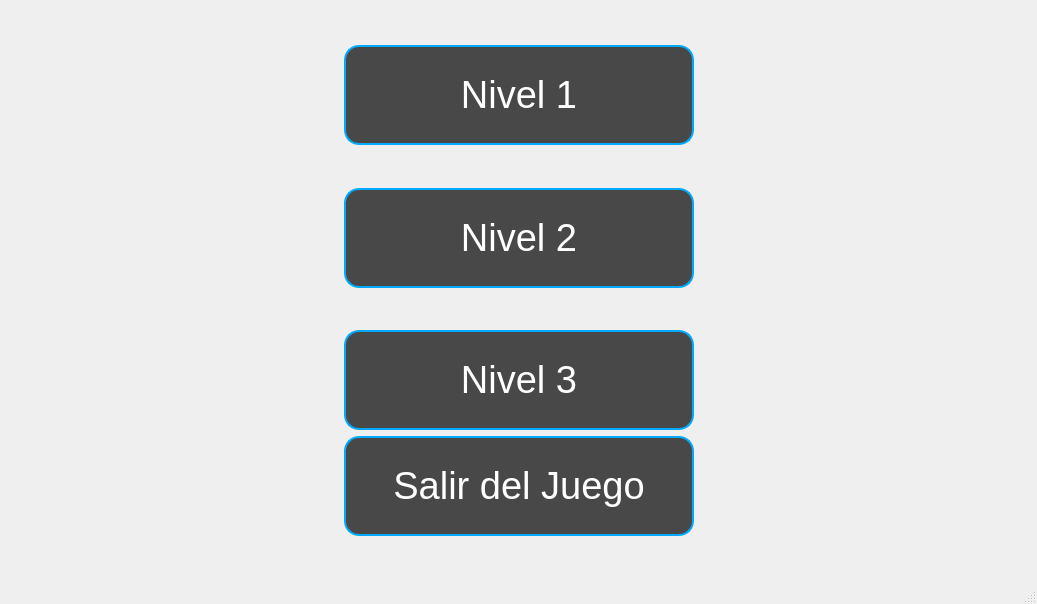
<?xml version="1.0" encoding="UTF-8"?>
<ui version="4.0">
 <class>MainWindow</class>
 <widget class="QMainWindow" name="MainWindow">
  <property name="geometry">
   <rect>
    <x>0</x>
    <y>0</y>
    <width>1037</width>
    <height>604</height>
   </rect>
  </property>
  <property name="windowTitle">
   <string>MainWindow</string>
  </property>
  <property name="styleSheet">
   <string notr="true">/* 1. ESTILO BASE DE LOS BOTONES */
QPushButton {
    background-color: rgba(0, 0, 0, 0.7); /* Negro semitransparente */
    color: white;                         /* Letra blanca */
    border: 2px solid #00aaff;            /* Borde azul brillante */
    border-radius: 15px;                  /* Borde REDONDEADO */
    padding: 10px 20px;                   /* Relleno para que se vean gorditos */
    font-family: &quot;Segoe UI Black&quot;;        /* Tipo de letra (Gruesa) */
    font-size: 38px;                      /* Tamaño de letra */
}

/* 2. CUANDO PASAS EL MOUSE POR ENCIMA (HOVER) */
QPushButton:hover {
    background-color: #00aaff;            /* El fondo se vuelve azul */
    color: black;                         /* La letra se vuelve negra */
    border: 2px solid white;              /* El borde se vuelve blanco */
}

/* 3. CUANDO HACES CLIC (PRESSED) */
QPushButton:pressed {
    background-color: #005577;            /* Azul más oscuro al presionar */
    border-style: inset;                  /* Efecto de hundido */
}</string>
  </property>
  <widget class="QWidget" name="centralwidget">
   <layout class="QGridLayout" name="gridLayout">
    <item row="0" column="0">
     <layout class="QGridLayout" name="gridLayout_2">
      <item row="0" column="1">
       <spacer name="verticalSpacer_3">
        <property name="orientation">
         <enum>Qt::Vertical</enum>
        </property>
        <property name="sizeHint" stdset="0">
         <size>
          <width>20</width>
          <height>40</height>
         </size>
        </property>
       </spacer>
      </item>
      <item row="3" column="1">
       <widget class="QPushButton" name="btnNivel2">
        <property name="minimumSize">
         <size>
          <width>350</width>
          <height>100</height>
         </size>
        </property>
        <property name="maximumSize">
         <size>
          <width>300</width>
          <height>100</height>
         </size>
        </property>
        <property name="text">
         <string>Nivel 2</string>
        </property>
       </widget>
      </item>
      <item row="7" column="1">
       <widget class="QPushButton" name="btnSalir">
        <property name="minimumSize">
         <size>
          <width>350</width>
          <height>100</height>
         </size>
        </property>
        <property name="maximumSize">
         <size>
          <width>300</width>
          <height>100</height>
         </size>
        </property>
        <property name="text">
         <string>Salir del Juego</string>
        </property>
       </widget>
      </item>
      <item row="4" column="1">
       <spacer name="verticalSpacer_2">
        <property name="orientation">
         <enum>Qt::Vertical</enum>
        </property>
        <property name="sizeHint" stdset="0">
         <size>
          <width>20</width>
          <height>40</height>
         </size>
        </property>
       </spacer>
      </item>
      <item row="6" column="1">
       <spacer name="verticalSpacer_4">
        <property name="minimumSize">
         <size>
          <width>300</width>
          <height>0</height>
         </size>
        </property>
        <property name="orientation">
         <enum>Qt::Vertical</enum>
        </property>
        <property name="sizeHint" stdset="0">
         <size>
          <width>20</width>
          <height>40</height>
         </size>
        </property>
       </spacer>
      </item>
      <item row="1" column="1">
       <widget class="QPushButton" name="btnNivel1">
        <property name="minimumSize">
         <size>
          <width>350</width>
          <height>100</height>
         </size>
        </property>
        <property name="maximumSize">
         <size>
          <width>300</width>
          <height>100</height>
         </size>
        </property>
        <property name="text">
         <string>Nivel 1</string>
        </property>
       </widget>
      </item>
      <item row="2" column="1">
       <spacer name="verticalSpacer">
        <property name="orientation">
         <enum>Qt::Vertical</enum>
        </property>
        <property name="sizeHint" stdset="0">
         <size>
          <width>20</width>
          <height>40</height>
         </size>
        </property>
       </spacer>
      </item>
      <item row="5" column="1">
       <widget class="QPushButton" name="btnNivel3">
        <property name="minimumSize">
         <size>
          <width>350</width>
          <height>100</height>
         </size>
        </property>
        <property name="maximumSize">
         <size>
          <width>300</width>
          <height>100</height>
         </size>
        </property>
        <property name="text">
         <string>Nivel 3</string>
        </property>
       </widget>
      </item>
      <item row="8" column="1">
       <spacer name="verticalSpacer_5">
        <property name="orientation">
         <enum>Qt::Vertical</enum>
        </property>
        <property name="sizeHint" stdset="0">
         <size>
          <width>20</width>
          <height>40</height>
         </size>
        </property>
       </spacer>
      </item>
      <item row="4" column="2">
       <spacer name="horizontalSpacer_3">
        <property name="orientation">
         <enum>Qt::Horizontal</enum>
        </property>
        <property name="sizeHint" stdset="0">
         <size>
          <width>40</width>
          <height>20</height>
         </size>
        </property>
       </spacer>
      </item>
      <item row="4" column="0">
       <spacer name="horizontalSpacer">
        <property name="orientation">
         <enum>Qt::Horizontal</enum>
        </property>
        <property name="sizeHint" stdset="0">
         <size>
          <width>40</width>
          <height>20</height>
         </size>
        </property>
       </spacer>
      </item>
     </layout>
    </item>
   </layout>
  </widget>
  <widget class="QMenuBar" name="menubar">
   <property name="geometry">
    <rect>
     <x>0</x>
     <y>0</y>
     <width>1037</width>
     <height>21</height>
    </rect>
   </property>
  </widget>
  <widget class="QStatusBar" name="statusbar"/>
 </widget>
 <resources/>
 <connections>
  <connection>
   <sender>btnSalir</sender>
   <signal>clicked()</signal>
   <receiver>MainWindow</receiver>
   <slot>close()</slot>
   <hints>
    <hint type="sourcelabel">
     <x>384</x>
     <y>354</y>
    </hint>
    <hint type="destinationlabel">
     <x>384</x>
     <y>383</y>
    </hint>
   </hints>
  </connection>
 </connections>
</ui>
